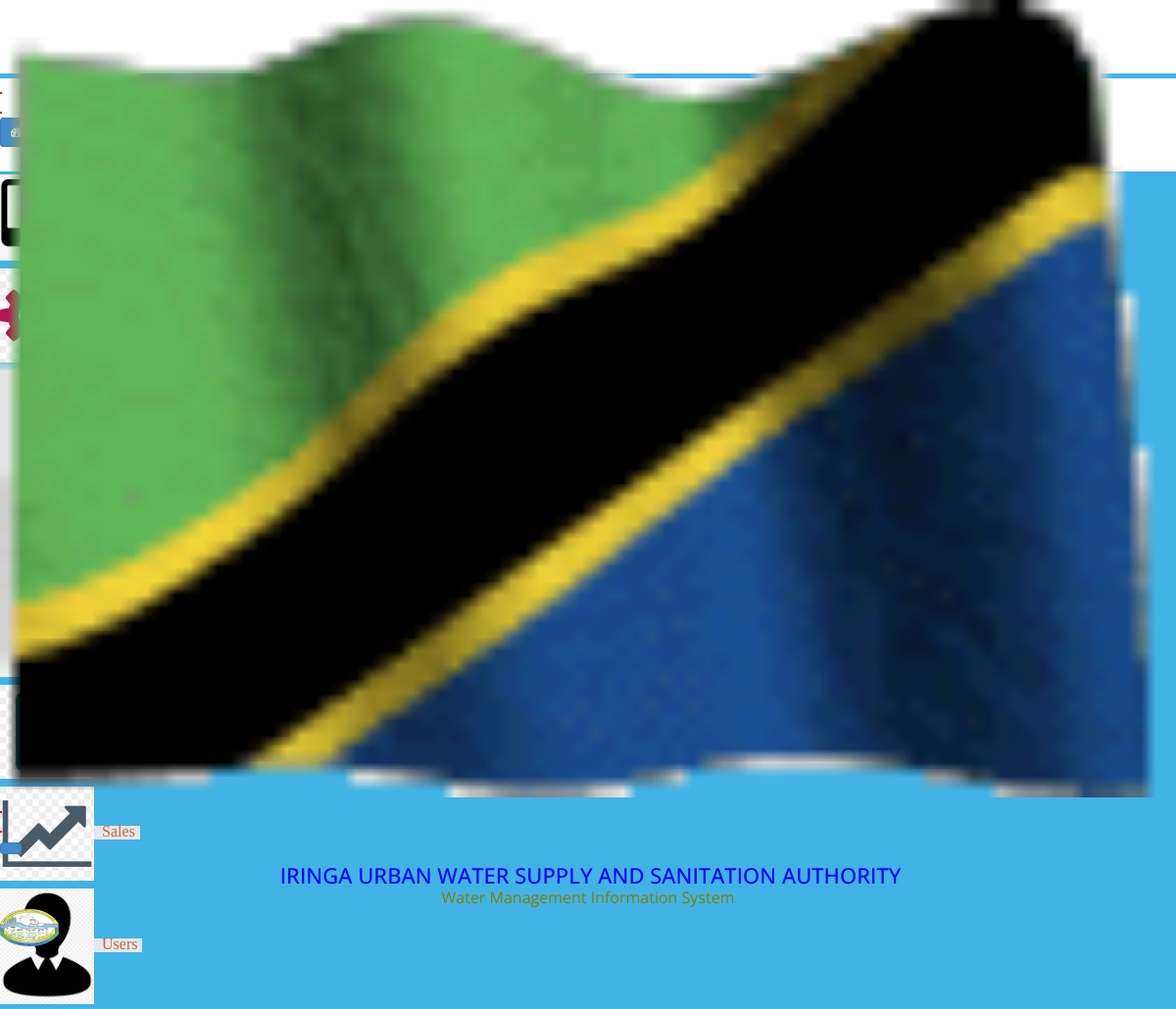
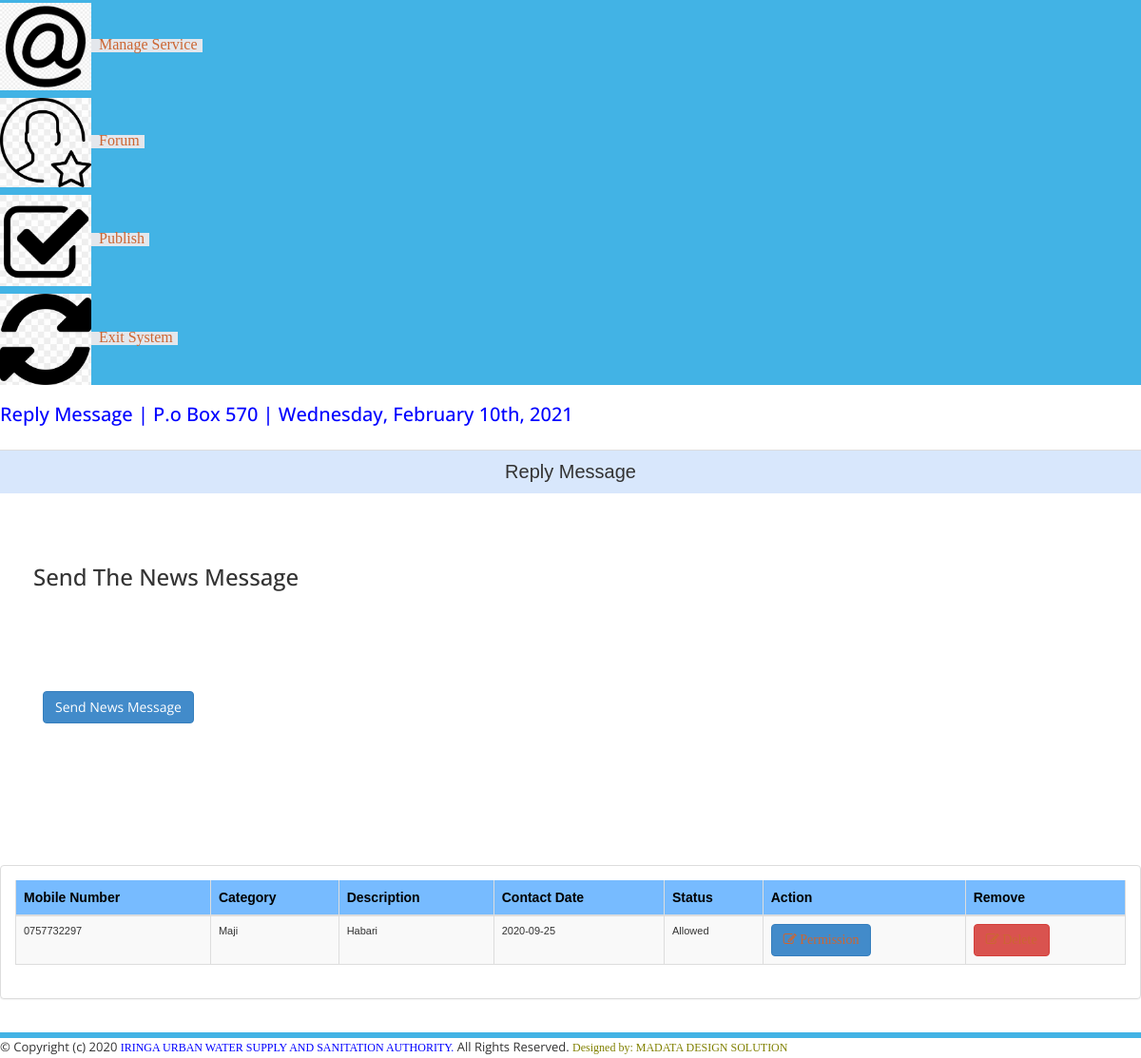
/admin/approval_follower.php (signed in), run on the app's committed database (2 pictures, top to bottom).
### tables this page shows
CREATE TABLE `contact` (
  `id` int(11) UNSIGNED NOT NULL,
  `Mobile` varchar(200) DEFAULT NULL,
  `Category` varchar(200) DEFAULT NULL,
  `Description` varchar(200) DEFAULT NULL,
  `cdate` date DEFAULT NULL,
  `approval` varchar(200) DEFAULT NULL
);

### admin/approval_follower.php (the view, shortened to what this page needs)
<?php
if(strlen($_SESSION['login'])==0)
{
header('location:index.php');
}
else {
?>
<!doctype html>
<html lang="en">
<head>
<head>
<link rel="stylesheet" href="css/style.css"type="text/css">
<link href="css/main-css.css"rel="stylesheet">
<link href="css/style.min.css" rel="stylesheet">
<link rel="stylesheet" href="css/util-css.css"type="text/css">
<link href="css/bootstrap.css"rel="stylesheet">
<link rel="stylesheet" href="css/style_main.css"type="text/css">
<link rel="stylesheet" href="css/global.css"type="text/css">
<link rel="stylesheet" href="css/table.css"type="text/css">
<link rel="stylesheet" href="css/main-min.css"type="text/css">
<link href="css/dataTable.bootstrap.css"rel="stylesheet">
<link href="css/min.css"rel="stylesheet" />
<link rel="stylesheet" type="text/css" href="css/dataTables.bootstrap4"/>
<link href="css/main.css" rel="stylesheet">
<link href="css/select.min.css"rel="stylesheet">
<link rel="stylesheet" href="css/jquery-ui.css">
<link href="assets/css/bootstrap.css" rel="stylesheet" />
    <link href="assets/css/font-awesome.css" rel="stylesheet" />
    <link href="assets/css/custom-styles.css" rel="stylesheet" />
    <link href="assets/js/dataTables/dataTables.bootstrap.css" rel="stylesheet" />
<head>
</head>
</head>
<body id="style-6">
<div class="app-container app-theme-white body-tabs-shadow fixed-sidebar fixed-header">
<div class="app-header header-shadow header_banner" style=" height: 80px;">
<div class="app-header__logo">
<div class="">
<img src="img/3.gif" style="width:100%;">
</div>
<div class="header__pane ml-auto">
<div>
<button type="button" class="hamburger close-sidebar-btn hamburger--elastic" data-class="closed-sidebar">
</button>
</div>
</div>
</div>
<div class="app-header__mobile-menu">
<div>
<button type="button" class="hamburger hamburger--elastic mobile-toggle-nav">
</button>
</div>
</div>
<div class="app-header__menu">
<span>
<button type="button" class="btn-icon btn-icon-only btn btn-primary btn-sm mobile-toggle-header-nav">
</button>
</span>
</div>
<div class="app-header__content">
<div class="app-header-left" style="width: 100%; text-align: center;display: block;">
<h3 style="padding-bottom: 0px; margin-bottom: 0px; font-size:22px;color:blue;">IRINGA URBAN WATER SUPPLY AND SANITATION AUTHORITY</h3>
<span style="color:olive; font-size:16px;">Water Management Information System</span>
</div>
<div class="app-header-right">
<div class="header-btn-lg pr-0">
<div class="widget-content p-0">
<div class="widget-content-wrapper">
<div class="widget-content-left">
<div class="btn-group">
<a aria-expanded="false"><img src="img/2.png" class="rounded-circle" width="60"></a>
</div>
</div>
</div>
</div>
</div>
</div></div>
</div>
<div class="app-main" id="style-6"><div class="app-sidebar sidebar-shadow">
<div class="app-header__logo">
<div class="header__pane ml-auto">
<div>
</div>
</div>
</div>
<div class="app-header__mobile-menu">
<div>
</div>
</div>
<div class="app-header__menu"><span>
<button type="button" class="btn-icon btn-icon-only btn btn-primary btn-sm mobile-toggle-header-nav">
<span class="btn-icon-wrapper">
</span>
</button>
</span>
</div>
<div class="scrollbar-sidebar"style="background: #42B3E5;">
<div class="app-sidebar__inner">
<ul class="vertical-nav-menu">
<li style="margin-top: 25px;" >
<a href="dashboard.php" class="card" style="background-color: #E4E7EC">
<span style="font-size:16px;padding:5px;">Dashboard</span>
</a>
</li>
<li style="margin-top: 5px; font-size: 12px;">
<a href="add_service.php" class="card" style="background-color: #E4E7EC">
<span style="font-size:16px;padding:5px;">Service <span style="float: right"></span>
</a>
</li>
<li style="margin-top: 5px; font-size: 12px;">
<a href="customer_list.php" class="card" style="background-color: #E4E7EC">
<span style="font-size:16px;padding:5px;">Invoice <span style="float: right"></span>
</a>
</li>
<li style="margin-top: 5px; font-size: 12px;">
<a href="search_invoice.php" class="card" style="background-color: #E4E7EC">
<span style="font-size:16px;padding:5px;">Search Invoice  <span style="float: right"></span>
</a>
</li>
<li style="margin-top: 5px; font-size: 12px;">
<a href="search_reference.php" class="card" style="background-color: #E4E7EC">
<span style="font-size:16px;padding:5px;">Search Reference  <span style="float: right"></span>
</a>
</li>
<li style="margin-top: 5px; font-size: 12px;">
<a href="daily_report.php" class="card" style="background-color: #E4E7EC">
<span style="font-size:16px;padding:5px;">Report <span style="float: right"></span>
</a>
</li>
<li style="margin-top: 5px; font-size: 12px;">
<a href="sale_report.php" class="card" style="background-color: #E4E7EC">
<img src="fonts/9.jpg" width="8%">
<span style="font-size:16px;padding:5px;">Sales <span style="float: right"></span>
</a>
</li>
<li style="margin-top: 5px; font-size: 12px;">
<a href="user_account.php" class="card" style="background-color: #E4E7EC">
<img src="fonts/22.png" width="8%">
<span style="font-size:16px;padding:5px;">Users <span style="float: right"></span>
</a>
</li>
<li style="margin-top: 5px; font-size: 12px;">
<a href="manage_service.php" class="card" style="background-color: #E4E7EC">
<img src="fonts/26.png" width="8%">
<span style="font-size:16px;padding:5px;">Manage Service <span style="float: right"></span>
</a>
</li>
<li style="margin-top: 5px; font-size: 12px;">
<a href="water_forum.php" class="card" style="background-color: #E4E7EC">
<img src="fonts/5.jpg" width="8%">
<span style="font-size:16px;padding:5px;">Forum <span style="float: right"></span>
</a>
</li>
<li style="margin-top: 5px; font-size: 12px;">
<a href="news.php" class="card" style="background-color: #E4E7EC">
<img src="fonts/2.jpg" width="8%">
<span style="font-size:16px;padding:5px;">Publish <span style="float: right"></span>
</a>
</li>
<li style="margin-top: 5px; font-size: 12px;">
<a href="index.php" class="card" style="background-color: #E4E7EC">
<img src="fonts/11.jpg" width="8%">
<span style="font-size:16px;padding:5px;">Exit System<span style="float: right"></span>
</a>
</li>
</ul></div>
</div>
</div>
<div class="app-main__outer">
<div class="app-main__inner">
<div class="main-content">
<div class="app-page-title">
<div class="page-title-wrapper">
<div class="page-title-heading">
<div>
<div class="page-title-subheading">
<h5 style="font-size:20px; color:blue;">Reply Message | P.o Box 570 |
<?php
$date = new DateTime();
echo $date->format('l, F jS, Y');
?></h5>
</div>
</div>
</div>
</div>
</div>
<div class="mb-3 card card-shadow-info">
<div class="card-body">
<div class="tab-content">
<div class="tab-pane active" role="tabpanel">
<table class="table">
<tr class="form4">
<td colspan="3"align="center"style="font-size:20px;">Reply Message</td>
</tr>
</table>
         <?php
        include('db.php');
         ?>
         <div class="row">
                <div class="col-md-12">
                    <div class="jumbotron">
                        <h3>Send The News Message</h3>
                        <p></p>
                        <p>
            <div class="panel-body">
                            <button class="btn btn-primary btn" data-toggle="modal" data-target="#myModal">
                              Send  News Message
                            </button>
                            </div>
                        </div>
                    </div>
                </div>
            </div>
<div class="row">
<div class="col-md-12">
<div class="panel panel-default">
<div class="panel-body">
<div class="table-responsive">
  <?php
        $sql = "SELECT * FROM `contact`";
        $re = mysqli_query($con,$sql);
         ?>
<table class="table table-striped table-bordered table-hover" id="dataTables-example">
<thead>
<tr>
<th>Mobile Number</th>
<th>Category</th>
<th>Description</th>
<th>Contact Date</th>
<th>Status</th>
<th>Action</th>
<th>Remove</th>
</tr>
</thead>
<tbody>
<?php
                    while($row = mysqli_fetch_array($re))
                    {
                      $id = $row['id'];
                      if($id % 2 ==1 )
                      {
                        echo"<tr class='gradeC'>
                          <td>".$row['Mobile']."</td>
                          <td>".$row['Category']."</td>
                          <td>".$row['Description']."</td>
                          <td>".$row['cdate']."</td>
                          <td>".$row['approval']."</td>
                          <td><a href=permission_follower.php?eid=".$id ." <button class='btn btn-primary'> <i class='fa fa-edit' ></i> Permission</button></td>
                          <td><a href=delete_follower.php?eid=".$id ." <button class='btn btn-danger'> <i class='fa fa-edit' ></i> Delete</button></td>
                        </tr>";
                      }
                      else
                      {
                        echo"<tr class='gradeU'>
                          <td>".$row['Mobile']."</td>
                          <td>".$row['Category']."</td>
                          <td>".$row['Description']."</td>
                          <td>".$row['cdate']."</td>
                          <td>".$row['approval']."</td>
                          <td><a href=permission_follower.php?eid=".$id." <button class='btn btn-primary'> <i class='fa fa-edit' ></i> Permission</button></td>
                          <td><a href=delete_follower.php?eid=".$id ." <button class='btn btn-danger'> <i class='fa fa-edit' ></i> Delete </button></td>
                        </tr>";
                      }
                    }
                  ?>
</tbody>
</table></div></div></div></div></div>
</div>
</div>
</div>
</div>
</div></div>
<div class="app-wrapper-footer" style="border-top: 6px solid #42B3E5; margin-top: 15px;">
<div class="app-footer">
<div class="app-footer__inner">
<div class="app-footer-left"style="font-size:13px;">
© Copyright (c) 2020 <a href=""style="color:blue;">IRINGA URBAN WATER SUPPLY AND SANITATION AUTHORITY.</a> All Rights Reserved. <a href=""style="color:olive;"> Designed by: MADATA DESIGN SOLUTION</a>
</div>
</div>
</div>
</div>
</div>
</body>
</html>
<?php } ?>

### admin/css/main-css.css (style rules this page uses)
* { margin: 0px; padding: 0px; box-sizing: border-box; }
body, html { height: 100%; font-family: Poppins-Regular, sans-serif; }
a { font-family: Poppins-Regular; font-size: 14px; line-height: 1.7; color: #666666; margin: 0px; transition: all 0.4s; -webkit-transition: all 0.4s; -o-transition: all 0.4s; -moz-transition: all 0.4s; }
h1,h2,h3,h4,h5,h6 { margin: 0px; }
p { font-family: Poppins-Regular; font-size: 14px; line-height: 1.7; color: #666666; margin: 0px; }
ul, li { margin: 0px; list-style-type: none; }
button { outline: none !important; border: none; background: transparent; }

### admin/css/style_main.css (style rules this page uses)
BODY { font-family: Verdana, Arial, Helvetica, sans-serif; color: #000000; border: 0; scrollbar-face-color: #E0E0E0; scrollbar-shadow-color: #C0C0C0; scrollbar-highlight-color: #C0C0C0; scrollbar-3dlight-color: #C0C0C0; scrollbar-darkshadow-color: #C0C0C0; scrollbar-track-color: #E0E0E0; scrollbar-arrow-color: #000000; }
H3 { font-family: Verdana, Arial, Helvetica, sans-serif; font-size: 11px; font-weight: normal; color: #000000; margin-bottom: 5px; margin-left: 5px; }
TH { font-family: Verdana, Arial, Helvetica, sans-serif; font-size: 11px; font-weight: normal; color: #000000; background-color: #77BBFF; }
TD { font-family: Verdana, Arial, Helvetica, sans-serif; font-size: 11px; vertical-align: top; cursor: default; }
BUTTON { border: #ff0000 1px solid; font-family: Verdana, Arial, Helvetica, sans-serif; font-size: 8px; behavior: url(mouseover.htc); }
a { text-decoration: none; border: 0; font-size: 12px; color: #0033aa; }
.form4 { background-color: rgba(128, 179, 246, 0.31); }

### admin/css/global.css (style rules this page uses)
html body { color:#333333 }
html>body { color:#333333 }
a:link { color: #CC6633; }
ul { list-style: none; }
ul li { padding-top:3px; }
H3 { font-family: Verdana, Arial, Helvetica, sans-serif; font-size: 16px; font-weight: normal; color: #000000; margin-bottom: 5px; margin-left: 5px; }
TH { font-family: Verdana, Arial, Helvetica, sans-serif; font-size: 14px; font-weight: bold; color: #000000; background-color: #77BBFF; }

### admin/assets/css/custom-styles.css (style rules this page uses)
body { font-family: 'Open Sans', sans-serif; }
h1, .h1, h2, .h2, h3, .h3 { margin-top: 7px; margin-bottom: -5px; }
p { font-size:16px; line-height:25px; padding-top:20px; }
.jumbotron, .well { background:#fff; }

### admin/approval_follower.php (style rules this page uses)
.app-footer-left { display: block !important; }
.header_banner { border-bottom: 5px solid #42B3E5; position: relative; }
.app-page-title { padding: 8px 30px 8px 30px; margin: -8px -30px 8px; position: relative; }
.form4 { background-color: rgba(128, 179, 246, 0.31); }
td { font-family: Verdana, Arial, Helvetica, sans-serif;font-size: 11px;vertical-align: top;cursor: default; }
p { margin: 0 0 10px; }
p { display: block;margin-block-start: 1em;margin-block-end: 1em; margin-inline-start: 0px;margin-inline-end: 0px; }
a:link { color: #CC6633; }

### data on the page
contact: Mobile "0757732297", Category "Maji", Description "Habari", cdate "2020-09-25", approval "Allowed"
